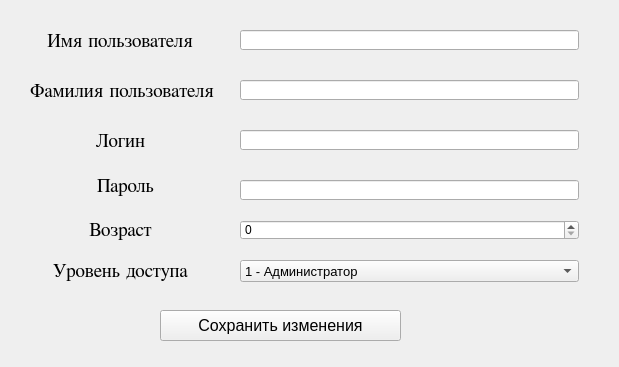
<?xml version="1.0" encoding="UTF-8"?>
<ui version="4.0">
 <class>Form</class>
 <widget class="QWidget" name="Form">
  <property name="geometry">
   <rect>
    <x>0</x>
    <y>0</y>
    <width>619</width>
    <height>367</height>
   </rect>
  </property>
  <property name="windowTitle">
   <string>Изменить пользователя</string>
  </property>
  <widget class="QPushButton" name="editUser">
   <property name="geometry">
    <rect>
     <x>160</x>
     <y>310</y>
     <width>241</width>
     <height>31</height>
    </rect>
   </property>
   <property name="font">
    <font>
     <pointsize>12</pointsize>
    </font>
   </property>
   <property name="text">
    <string>Сохранить изменения</string>
   </property>
  </widget>
  <widget class="QLabel" name="label_5">
   <property name="geometry">
    <rect>
     <x>90</x>
     <y>170</y>
     <width>71</width>
     <height>31</height>
    </rect>
   </property>
   <property name="font">
    <font>
     <family>Cambria Math</family>
     <pointsize>14</pointsize>
    </font>
   </property>
   <property name="text">
    <string>Пароль</string>
   </property>
   <property name="alignment">
    <set>Qt::AlignCenter</set>
   </property>
  </widget>
  <widget class="QLineEdit" name="lastName_line">
   <property name="geometry">
    <rect>
     <x>240</x>
     <y>80</y>
     <width>339</width>
     <height>20</height>
    </rect>
   </property>
  </widget>
  <widget class="QLabel" name="label_3">
   <property name="geometry">
    <rect>
     <x>80</x>
     <y>220</y>
     <width>81</width>
     <height>20</height>
    </rect>
   </property>
   <property name="font">
    <font>
     <family>Cambria Math</family>
     <pointsize>14</pointsize>
    </font>
   </property>
   <property name="text">
    <string>Возраст</string>
   </property>
   <property name="alignment">
    <set>Qt::AlignCenter</set>
   </property>
  </widget>
  <widget class="QComboBox" name="position_choose">
   <property name="geometry">
    <rect>
     <x>240</x>
     <y>260</y>
     <width>339</width>
     <height>22</height>
    </rect>
   </property>
   <property name="font">
    <font>
     <pointsize>10</pointsize>
    </font>
   </property>
   <item>
    <property name="text">
     <string>1 - Администратор</string>
    </property>
   </item>
   <item>
    <property name="text">
     <string>2 - Обычный пользователь</string>
    </property>
   </item>
  </widget>
  <widget class="QLabel" name="label_6">
   <property name="geometry">
    <rect>
     <x>40</x>
     <y>260</y>
     <width>161</width>
     <height>21</height>
    </rect>
   </property>
   <property name="font">
    <font>
     <family>Cambria Math</family>
     <pointsize>14</pointsize>
    </font>
   </property>
   <property name="text">
    <string>Уровень доступа</string>
   </property>
   <property name="alignment">
    <set>Qt::AlignCenter</set>
   </property>
  </widget>
  <widget class="QLineEdit" name="login_line">
   <property name="geometry">
    <rect>
     <x>240</x>
     <y>130</y>
     <width>339</width>
     <height>20</height>
    </rect>
   </property>
  </widget>
  <widget class="QLineEdit" name="password_line">
   <property name="geometry">
    <rect>
     <x>240</x>
     <y>180</y>
     <width>339</width>
     <height>20</height>
    </rect>
   </property>
  </widget>
  <widget class="QLabel" name="label_2">
   <property name="geometry">
    <rect>
     <x>40</x>
     <y>30</y>
     <width>160</width>
     <height>21</height>
    </rect>
   </property>
   <property name="font">
    <font>
     <family>Cambria Math</family>
     <pointsize>14</pointsize>
    </font>
   </property>
   <property name="text">
    <string>Имя пользователя</string>
   </property>
   <property name="alignment">
    <set>Qt::AlignCenter</set>
   </property>
  </widget>
  <widget class="QLabel" name="label_4">
   <property name="geometry">
    <rect>
     <x>90</x>
     <y>130</y>
     <width>61</width>
     <height>21</height>
    </rect>
   </property>
   <property name="font">
    <font>
     <family>Cambria Math</family>
     <pointsize>14</pointsize>
    </font>
   </property>
   <property name="text">
    <string>Логин</string>
   </property>
   <property name="alignment">
    <set>Qt::AlignCenter</set>
   </property>
  </widget>
  <widget class="QLabel" name="label">
   <property name="geometry">
    <rect>
     <x>20</x>
     <y>80</y>
     <width>204</width>
     <height>21</height>
    </rect>
   </property>
   <property name="font">
    <font>
     <family>Cambria Math</family>
     <pointsize>14</pointsize>
    </font>
   </property>
   <property name="text">
    <string>Фамилия пользователя</string>
   </property>
   <property name="alignment">
    <set>Qt::AlignCenter</set>
   </property>
  </widget>
  <widget class="QLineEdit" name="name_line">
   <property name="geometry">
    <rect>
     <x>240</x>
     <y>30</y>
     <width>339</width>
     <height>20</height>
    </rect>
   </property>
  </widget>
  <widget class="QSpinBox" name="age_choose">
   <property name="geometry">
    <rect>
     <x>240</x>
     <y>220</y>
     <width>339</width>
     <height>20</height>
    </rect>
   </property>
  </widget>
 </widget>
 <resources/>
 <connections/>
</ui>
